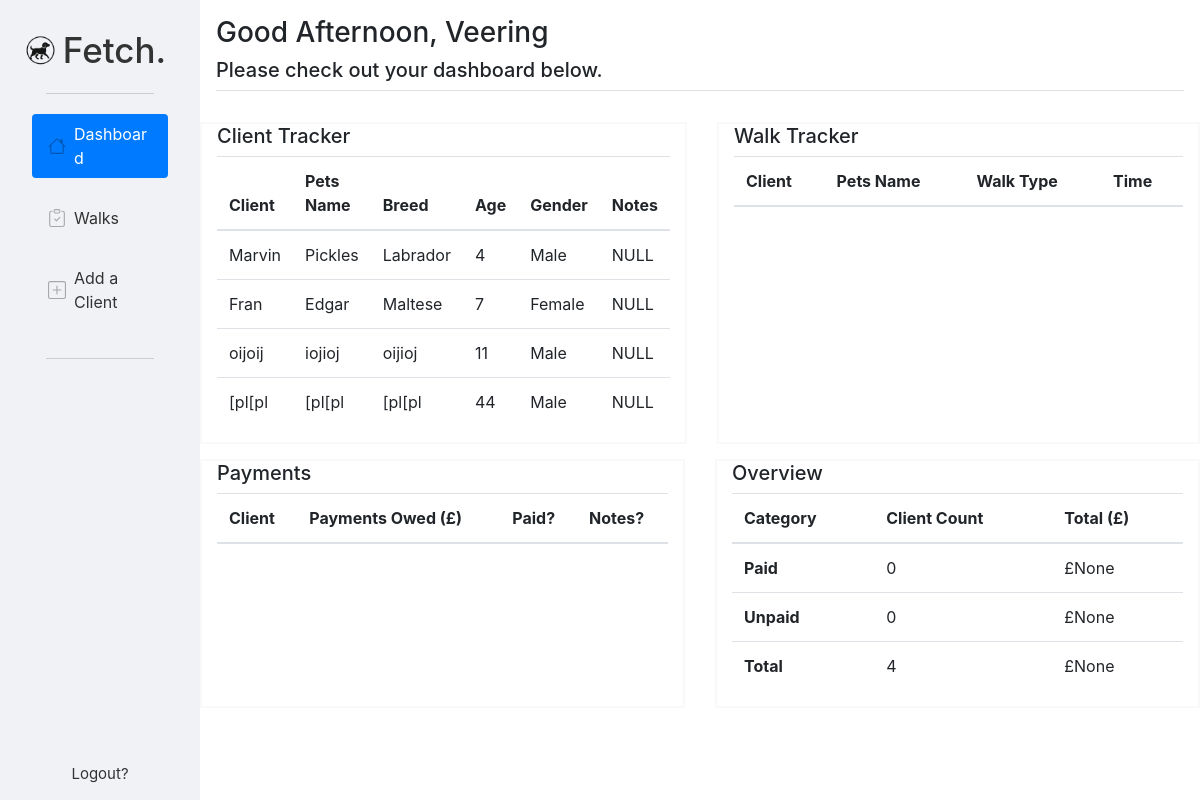
The page / (signed in) on the database its author committed.
### tables this page shows
CREATE TABLE clients (
    id INTEGER PRIMARY KEY AUTOINCREMENT,
    user_id INTEGER NOT NULL,
    client_name TEXT NOT NULL,
    pets_name TEXT NOT NULL,
    breed TEXT,
    age INTEGER,
    gender TEXT,
    image BLOB,
    contract BLOB,
    notes TEXT,
    FOREIGN KEY (user_id) REFERENCES users(id)
);

### app.py (the view)
@app.route('/')
@login_required
def index():
    connection = sqlite3.connect("fetch.db")
    cursor = connection.cursor()
    client_db = cursor.execute("SELECT * FROM clients WHERE user_id = ?", (session["user_id"],)).fetchall()
    walk_client_db = cursor.execute("SELECT clients.client_name, clients.pets_name, walks.type, walks.time FROM clients INNER JOIN walks ON clients.id=walks.client_id WHERE user_id = ?",(session["user_id"], )).fetchall()
    payment_client_db = cursor.execute("SELECT clients.client_name, clients.pets_name, SUM(walks.payment) AS total_payment, walks.paid, walks.notes FROM clients INNER JOIN walks ON clients.id=walks.client_id WHERE user_id = ? GROUP BY clients.client_name, clients.pets_name, walks.paid", (session["user_id"],)).fetchall()
    overview_paid = cursor.execute("SELECT COUNT(DISTINCT clients.id) AS paid_clients, SUM(walks.payment) AS total_paid FROM clients INNER JOIN walks ON clients.id = walks.client_id WHERE walks.paid = ? AND user_id = ?", ("Yes", session["user_id"]), ).fetchone()
    overview_unpaid = cursor.execute("SELECT COUNT(DISTINCT clients.id) AS unpaid_clients, SUM(walks.payment) AS total_unpaid FROM clients INNER JOIN walks ON clients.id = walks.client_id WHERE walks.paid = ? AND user_id = ?", ("No", session["user_id"]), ).fetchone()
    total_clients = cursor.execute("SELECT COUNT(DISTINCT client_name) FROM clients WHERE user_id = ?", (session["user_id"],)).fetchone() or 0
    total_paid = cursor.execute("SELECT SUM(walks.payment) FROM walks JOIN clients ON walks.client_id = clients.id WHERE clients.user_id = ?", (session["user_id"], )).fetchone() or 0
    name = session.get("name")
    time = datetime.now().hour
    if time < 12:
        greeting = "Good Morning, "
    elif time < 17:
        greeting = "Good Afternoon, "
    elif time > 17:
        greeting = "Good Evening, "
    connection.commit()
    connection.close()
    return render_template("index.html", name=name, greeting=greeting, client=client_db, walks=walk_client_db, payment=payment_client_db, unpaid=overview_unpaid, paid=overview_paid, total_clients=total_clients, total_paid=total_paid)

### app.py (called while the page is built)
def login_required(view):
    @wraps(view)
    def wrapped_view(**kwargs):
        if "user_id" not in session:
            return redirect(url_for("login"))
        return view(**kwargs)
    return wrapped_view

### templates/index.html (shortened to what this page needs)
{% extends "layout.html" %}
{% block body %}
<div class="d-flex">
  <div class="sidebar p-3 text-break" style="height: 100vh; width: 15%; min-width: 200px; background-color: #F0F2F5;">
    <nav class="navbar">
      <div class="container-fluid">
        <a class="navbar-brand d-flex align-items-center gap-2" href="#">
          <img id="sidebar-logo" src="/static/k9-logo.png" alt="Logo" width="auto" height="45">
          Fetch.
        </a>
        <hr>
        <nav class="nav nav-pills flex-column flex-sm-column flex-lg-column" style="width: 100%;">
          <a class="flex-fill text-sm-start nav-link active" aria-current="page" href="/">
            <img class="link-logo" src="/static/house.svg" alt="Home" style="height: 18px; width: 18px;">
            Dashboard
          </a>
          <a class="flex-fill text-sm-start nav-link" href="/walks">
            <img class="link-logo" src="/static/clipboard-check.svg" alt="Home" style="height: 18px; width: 18px;">
            Walks
          </a>
          <a class="flex-fill text-sm-start nav-link" href="/add">
            <img class="link-logo" src="/static/plus-square.svg" alt="Home" style="height: 18px; width: 18px;">
            Add a Client
          </a>
          <hr>
        </nav>
          <a id="logout" href="/logout">Logout?</a>
      </div>
  </div>
  <div class="container-fluid">
    <div class="row p-3 flex-column b-2">
      <h3>{{greeting}}{{name}}</h3>
      <span class="border-bottom"><h5>Please check out your dashboard below.</h5></span>
    </div>
        <div class="row" style="margin-top: 15px;">
          <div class="col" style="border: 2px solid rgb(249, 249, 249); margin-right: 30px;">
            <h5>Client Tracker</h5>
            <table class="table">
              <thead>
                <tr>
                  <th scope="col">Client</th>
                  <th scope="col">Pets Name</th>
                  <th scope="col">Breed</th>
                  <th scope="col">Age</th>
                  <th scope="col">Gender</th>
                  <th scope="col">Notes</th>
                </tr>
              </thead>
              <tbody>
                  {% for row in client %}
                <tr>
                  <td>{{ row[2] }}</td>
                  <td>{{ row[3] }}</td>
                  <td>{{ row[4] }}</td>
                  <td>{{ row[5] }}</td>
                  <td>{{ row[6] }}</td>
                  <td>{{ row[9] }}</td>
                </tr>
                  {% endfor %}
              </tbody>
            </table>
          </div>
          <div class="col" style="border: 2px solid rgb(249, 249, 249);">
            <h5>Walk Tracker</h5>
            <table class="table">
              <thead>
                <tr>
                  <th scope="col">Client</th>
                  <th scope="col">Pets Name</th>
                  <th scope="col">Walk Type</th>
                  <th scope="col">Time</th>
                </tr>
              </thead>
            </table>
          </div>
          </div>
        <div class="row" style="margin-top: 15px;">
          <div class="col" style="border: 2px solid rgb(249, 249, 249); margin-right: 30px;">
            <h5>Payments</h5>
            <table class="table">
              <thead>
                <tr>
                  <th scope="col">Client</th>
                  <th scope="col">Payments Owed (£)</th>
                  <th scope="col">Paid?</th>
                  <th scope="col">Notes?</th>
                </tr>
              </thead>
            </table>
          </div>
          <div class="col" style="border: 2px solid rgb(249, 249, 249);">
            <h5>Overview</h5>
            <table class="table">
              <thead>
                <tr>
                  <th scope="col">Category</th>
                  <th scope="col">Client Count</th>
                  <th scope="col">Total (£)</th>
                </tr>
              </thead>
              <tbody>
                <tr>
                  <th scope="row">Paid</td>
                  <td>{{ paid[0] }}</td>
                  <td>£{{ paid[1] }}</td>
                </tr>
                <tr>
                  <th scope="row">Unpaid</td>
                  <td>{{ unpaid[0] }}</td>
                  <td>£{{ unpaid[1] }}</td>
                </tr>
                <tr>
                  <th scope="row">Total</td>
                  <td>
                    {{ total_clients[0] }}
                  </td>
                  <td>£{{ total_paid[0] }}</td>
                </tr>
              </tbody>
            </table>
          </div>
          </div>
        </div>
  </div>
{% endblock %}

### static/style.css (style rules this page uses)
* { box-sizing: border-box; padding: 0; margin: 0;; }
body { position: relative; }
.navbar>.container-fluid { display: flex; justify-content: center; align-items: center; padding: 0px; }
.navbar-brand { font-size: 35px; font-weight: 500; padding: 0px; color: #333333; }
.flex-fill { color: #333333; }
hr { border: none; border-top: 1px solid #ccc; margin-bottom: 8px; width: 80%; align-self: center; margin-bottom: 20px; }
.nav-link { display: flex; align-items: center; gap: 8px; }
.link-logo { opacity: 0.3; }
#logout { color: #333333; font-size: 15px; position: fixed; margin-bottom: 15px; bottom: 0; }
.flex-fill { margin-bottom: 20px; }

### rows shown on the page
clients: client_name "Marvin", pets_name "Pickles", breed "Labrador", age "4", gender "Male", notes "NULL"
clients: client_name "Fran", pets_name "Edgar", breed "Maltese", age "7", gender "Female", notes "NULL"
clients: client_name "oijoij", pets_name "iojioj", breed "oijioj", age "11", gender "Male", notes "NULL"
clients: client_name "[pl[pl", pets_name "[pl[pl", breed "[pl[pl", age "44", gender "Male", notes "NULL"

### other values the page prints
{{ greeting }} "Good Afternoon,"
{{ name }} "Veering"
{{ paid[0] }} "0"
{{ paid[1] }} "None"
{{ unpaid[0] }} "0"
{{ unpaid[1] }} "None"
{{ total_clients[0] }} "4"
{{ total_paid[0] }} "None"
